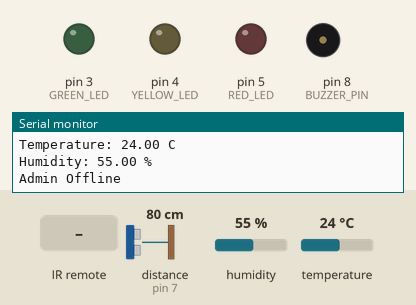
The sketch below on a simulated Arduino Mega 2560, built with avr-gcc and run on an emulated ATmega2560. Shown: output pins drawn as LEDs (lit = HIGH), buzzer (waves = sounding), the last lines printed to the serial monitor. Wiring (inferred from the names in the program): ultrasonic range finder: trigger pin 6; echo pin 7. The test bench sets the inputs (shaded band); at power-on: distance to the obstacle (sensor on pin 7) 80 cm, humidity 55 %, temperature 24 °C. The echo pulse lasts 58.3 µs per cm; pins used as bus, display or sensor lines are not drawn.

Above: at 1.2 s.
1.3 s: infrared code 0xBC43FF00 received
At 2.0 s:
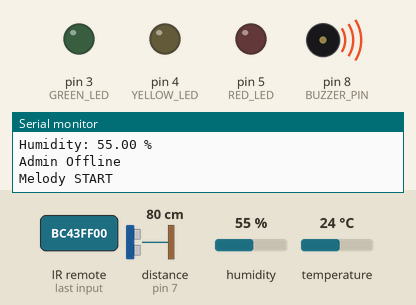
2.8 s: infrared code 0xF30CFF00 received
At 3.4 s:
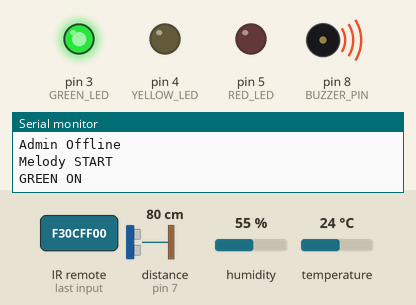
4.3 s: infrared code 0xE718FF00 received
At 4.8 s:
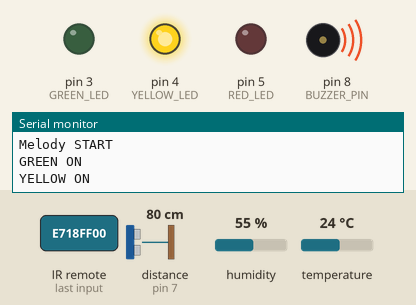
5.8 s: infrared code 0xA15EFF00 received
At 6.1 s:
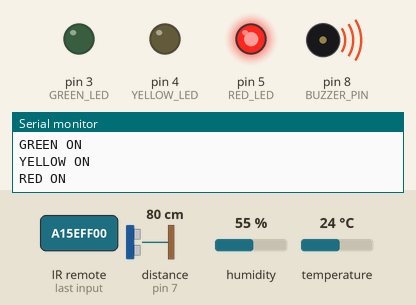
10.4 s: infrared code 0xF30CFF00 received
At 10.8 s:
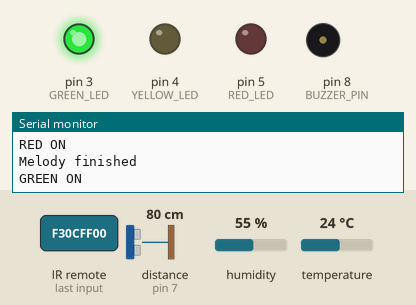
Timing chart, 0 to 12.9 s (numbered marks = the images above; inputs shaded):
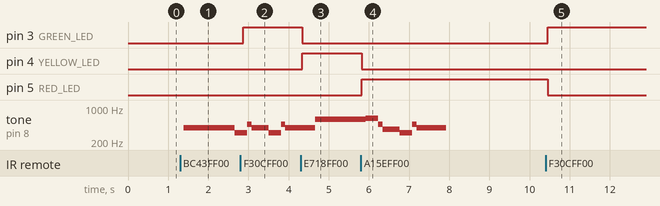

Measured:
- after the input at 1.3 s, tone on pin 8 (BUZZER_PIN): silent → 392 Hz after 0.09 s, → 311 Hz 1.3 s later
- after the input at 2.8 s, pin 3 (GREEN_LED): LOW → HIGH after 0.07 s
- after the input at 4.3 s, pin 3 (GREEN_LED): HIGH → LOW at once; pin 4 (YELLOW_LED): LOW → HIGH at once
- after the input at 5.8 s, pin 4 (YELLOW_LED): HIGH → LOW at once; pin 5 (RED_LED): LOW → HIGH at once
- after the input at 10.4 s, pin 3 (GREEN_LED): LOW → HIGH after 0.05 s; pin 5 (RED_LED): HIGH → LOW after 0.05 s

The sketch:

Arduino_Main_Backup.ino
```cpp
#define IR_USE_AVR_TIMER3
#include <IRremote.hpp>
#include <DHT.h>

// IR receiver
#define IR_RECEIVE_PIN 2

// Traffic light LEDs
#define GREEN_LED 3
#define YELLOW_LED 4
#define RED_LED 5

// HC-SR04 sensor
#define TRIG_PIN 6
#define ECHO_PIN 7

// Buzzer
#define BUZZER_PIN 8

// DHT11 sensor
#define DHTPIN 22
#define DHTTYPE DHT11

DHT dht(DHTPIN, DHTTYPE);

// Admin status
bool previousAdminStatus = false;
bool firstReading = true;

bool lastMeasuredStatus = false;
int consecutiveReadings = 0;

// DHT11 timing
unsigned long previousDHTReading = 0;
const unsigned long DHT_INTERVAL = 30000;

// ------------------------------------------------
// Melody

#define PLAY_BUTTON 0xBC43FF00

int melody[] = {
  392, 392, 392, 311, 466,
  392, 311, 466, 392,
  587, 587, 587, 622, 466,
  370, 311, 466, 392
};

int durations[] = {
  350, 350, 350, 250, 100,
  350, 250, 100, 700,
  350, 350, 350, 250, 100,
  350, 250, 100, 700
};

const int melodyLength = sizeof(melody) / sizeof(melody[0]);

bool playing = false;
int currentNote = 0;

unsigned long noteStarted = 0;
unsigned long noteDuration = 0;

// ------------------------------------------------

void turnOffLights() {
  digitalWrite(GREEN_LED, LOW);
  digitalWrite(YELLOW_LED, LOW);
  digitalWrite(RED_LED, LOW);
}

// ------------------------------------------------

void readDHT11() {
  float temperature = dht.readTemperature();
  float humidity = dht.readHumidity();

  if (isnan(temperature) || isnan(humidity)) {
    Serial.println("Sensor error!");
  } else {
    Serial.print("Temperature: ");
    Serial.print(temperature);
    Serial.println(" C");

    Serial.print("Humidity: ");
    Serial.print(humidity);
    Serial.println(" %");
  }
}

// ------------------------------------------------
// Melody functions

void playNextNote() {

  if (currentNote >= melodyLength) {
    playing = false;
    noTone(BUZZER_PIN);
    Serial.println("Melody finished");
    return;
  }

  noteDuration = durations[currentNote];

  tone(BUZZER_PIN, melody[currentNote]);

  noteStarted = millis();
  currentNote++;
}

void startMelody() {
  playing = true;
  currentNote = 0;

  Serial.println("Melody START");

  playNextNote();
}

void stopMelody() {
  playing = false;
  noTone(BUZZER_PIN);

  Serial.println("Melody STOP");
}

void checkMelody() {

  if (playing &&
      millis() - noteStarted >= noteDuration) {

    noTone(BUZZER_PIN);
    playNextNote();
  }
}

// ------------------------------------------------

void setup() {
  Serial.begin(9600);

  // IR receiver
  IrReceiver.begin(IR_RECEIVE_PIN, ENABLE_LED_FEEDBACK);

  // Traffic light LEDs
  pinMode(GREEN_LED, OUTPUT);
  pinMode(YELLOW_LED, OUTPUT);
  pinMode(RED_LED, OUTPUT);

  // HC-SR04
  pinMode(TRIG_PIN, OUTPUT);
  pinMode(ECHO_PIN, INPUT);

  // Buzzer
  pinMode(BUZZER_PIN, OUTPUT);

  // DHT11
  dht.begin();

  turnOffLights();

  Serial.println("Arduino Ready!");

  // First temperature reading immediately
  readDHT11();

  // Start 30-second timer after first reading
  previousDHTReading = millis();
}

// ------------------------------------------------

void checkIRRemote() {
  if (IrReceiver.decode()) {

    unsigned long code =
      IrReceiver.decodedIRData.decodedRawData;

    bool isRepeat =
      IrReceiver.decodedIRData.flags & IRDATA_FLAGS_IS_REPEAT;

    // Play/Pause melody
    if (code == PLAY_BUTTON && !isRepeat) {

      if (playing) {
        stopMelody();
      } else {
        startMelody();
      }
    }

    switch (code) {

      case 0xE916FF00:
        turnOffLights();
        Serial.println("All lights OFF");
        break;

      case 0xF30CFF00:
        turnOffLights();
        digitalWrite(GREEN_LED, HIGH);
        Serial.println("GREEN ON");
        break;

      case 0xE718FF00:
        turnOffLights();
        digitalWrite(YELLOW_LED, HIGH);
        Serial.println("YELLOW ON");
        break;

      case 0xA15EFF00:
        turnOffLights();
        digitalWrite(RED_LED, HIGH);
        Serial.println("RED ON");
        break;
    }

    IrReceiver.resume();
  }
}

// ------------------------------------------------

void checkUltrasonicSensor() {

  digitalWrite(TRIG_PIN, LOW);
  delayMicroseconds(2);

  digitalWrite(TRIG_PIN, HIGH);
  delayMicroseconds(10);

  digitalWrite(TRIG_PIN, LOW);

  long duration = pulseIn(ECHO_PIN, HIGH, 30000);

  bool adminStatus = false;

  if (duration > 0) {
    float distance = duration * 0.0343 / 2;
    adminStatus = (distance <= 50);
  }

  // Check two consecutive readings
  if (adminStatus == lastMeasuredStatus) {
    consecutiveReadings++;
  } else {
    lastMeasuredStatus = adminStatus;
    consecutiveReadings = 1;
  }

  if (consecutiveReadings >= 2 &&
      (firstReading || adminStatus != previousAdminStatus)) {

    if (adminStatus) {
      Serial.println("Admin Online");
    } else {
      Serial.println("Admin Offline");
    }

    previousAdminStatus = adminStatus;
    firstReading = false;
  }

  delay(100);
}

// ------------------------------------------------

void checkDHT11() {

  unsigned long currentMillis = millis();

  if (currentMillis - previousDHTReading >= DHT_INTERVAL) {

    previousDHTReading = currentMillis;

    readDHT11();
  }
}

// ------------------------------------------------

void loop() {

  checkIRRemote();

  checkUltrasonicSensor();

  checkDHT11();

  checkMelody();
}
```
